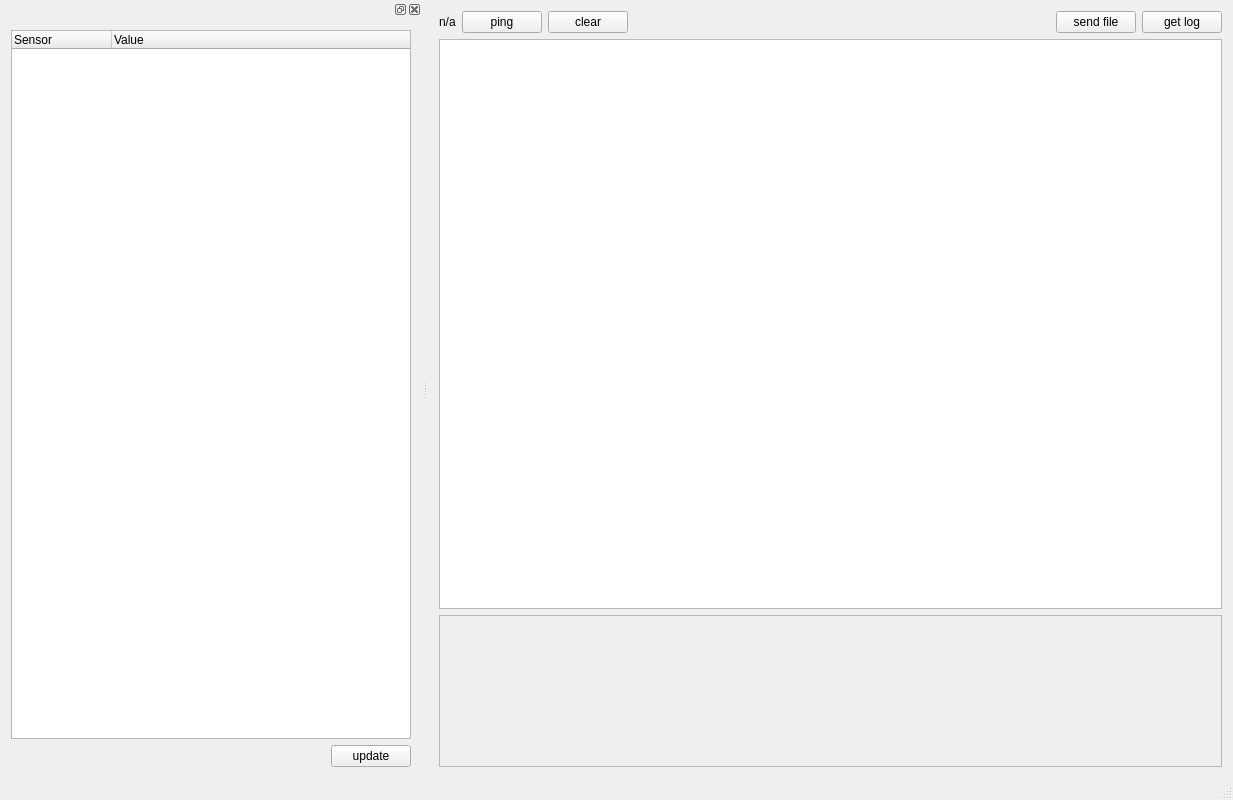
<?xml version="1.0" encoding="UTF-8"?>
<ui version="4.0">
 <class>Display</class>
 <widget class="QMainWindow" name="Display">
  <property name="geometry">
   <rect>
    <x>0</x>
    <y>0</y>
    <width>1233</width>
    <height>800</height>
   </rect>
  </property>
  <property name="windowTitle">
   <string>Display</string>
  </property>
  <widget class="QWidget" name="centralWidget">
   <layout class="QGridLayout" name="gridLayout">
    <item row="0" column="0">
     <layout class="QVBoxLayout" name="verticalLayout_3">
      <item>
       <layout class="QHBoxLayout" name="horizontalLayout_3">
        <item>
         <widget class="QLabel" name="pong">
          <property name="text">
           <string>n/a</string>
          </property>
         </widget>
        </item>
        <item>
         <widget class="QPushButton" name="ping">
          <property name="text">
           <string>ping</string>
          </property>
         </widget>
        </item>
        <item>
         <widget class="QPushButton" name="clear">
          <property name="text">
           <string>clear</string>
          </property>
         </widget>
        </item>
        <item>
         <spacer name="horizontalSpacer">
          <property name="orientation">
           <enum>Qt::Horizontal</enum>
          </property>
          <property name="sizeHint" stdset="0">
           <size>
            <width>40</width>
            <height>20</height>
           </size>
          </property>
         </spacer>
        </item>
        <item>
         <widget class="QPushButton" name="sendf">
          <property name="text">
           <string>send file</string>
          </property>
         </widget>
        </item>
        <item>
         <widget class="QPushButton" name="pushButton">
          <property name="text">
           <string>get log</string>
          </property>
         </widget>
        </item>
       </layout>
      </item>
      <item>
       <widget class="QTextBrowser" name="txt"/>
      </item>
      <item>
       <widget class="QFrame" name="frame">
        <property name="frameShape">
         <enum>QFrame::StyledPanel</enum>
        </property>
        <property name="frameShadow">
         <enum>QFrame::Raised</enum>
        </property>
        <layout class="QGridLayout" name="gridLayout_2">
         <item row="0" column="1">
          <widget class="QLabel" name="label_2">
           <property name="text">
            <string/>
           </property>
          </widget>
         </item>
         <item row="0" column="0">
          <widget class="QLabel" name="label">
           <property name="minimumSize">
            <size>
             <width>0</width>
             <height>128</height>
            </size>
           </property>
           <property name="text">
            <string/>
           </property>
          </widget>
         </item>
        </layout>
       </widget>
      </item>
     </layout>
    </item>
   </layout>
  </widget>
  <widget class="QStatusBar" name="statusBar"/>
  <widget class="QDockWidget" name="dockWidget">
   <attribute name="dockWidgetArea">
    <number>1</number>
   </attribute>
   <widget class="QWidget" name="dockWidgetContents">
    <layout class="QGridLayout" name="gridLayout_3">
     <item row="0" column="0">
      <layout class="QVBoxLayout" name="verticalLayout">
       <item>
        <widget class="QTreeWidget" name="treeWidget">
         <property name="sizePolicy">
          <sizepolicy hsizetype="Expanding" vsizetype="Expanding">
           <horstretch>0</horstretch>
           <verstretch>0</verstretch>
          </sizepolicy>
         </property>
         <property name="minimumSize">
          <size>
           <width>400</width>
           <height>0</height>
          </size>
         </property>
         <column>
          <property name="text">
           <string>Sensor</string>
          </property>
         </column>
         <column>
          <property name="text">
           <string>Value</string>
          </property>
         </column>
        </widget>
       </item>
       <item>
        <layout class="QHBoxLayout" name="horizontalLayout_2">
         <item>
          <spacer name="horizontalSpacer_2">
           <property name="orientation">
            <enum>Qt::Horizontal</enum>
           </property>
           <property name="sizeType">
            <enum>QSizePolicy::Expanding</enum>
           </property>
           <property name="sizeHint" stdset="0">
            <size>
             <width>40</width>
             <height>20</height>
            </size>
           </property>
          </spacer>
         </item>
         <item>
          <widget class="QPushButton" name="update">
           <property name="text">
            <string>update</string>
           </property>
          </widget>
         </item>
        </layout>
       </item>
      </layout>
     </item>
    </layout>
   </widget>
  </widget>
 </widget>
 <layoutdefault spacing="6" margin="11"/>
 <resources/>
 <connections/>
</ui>
